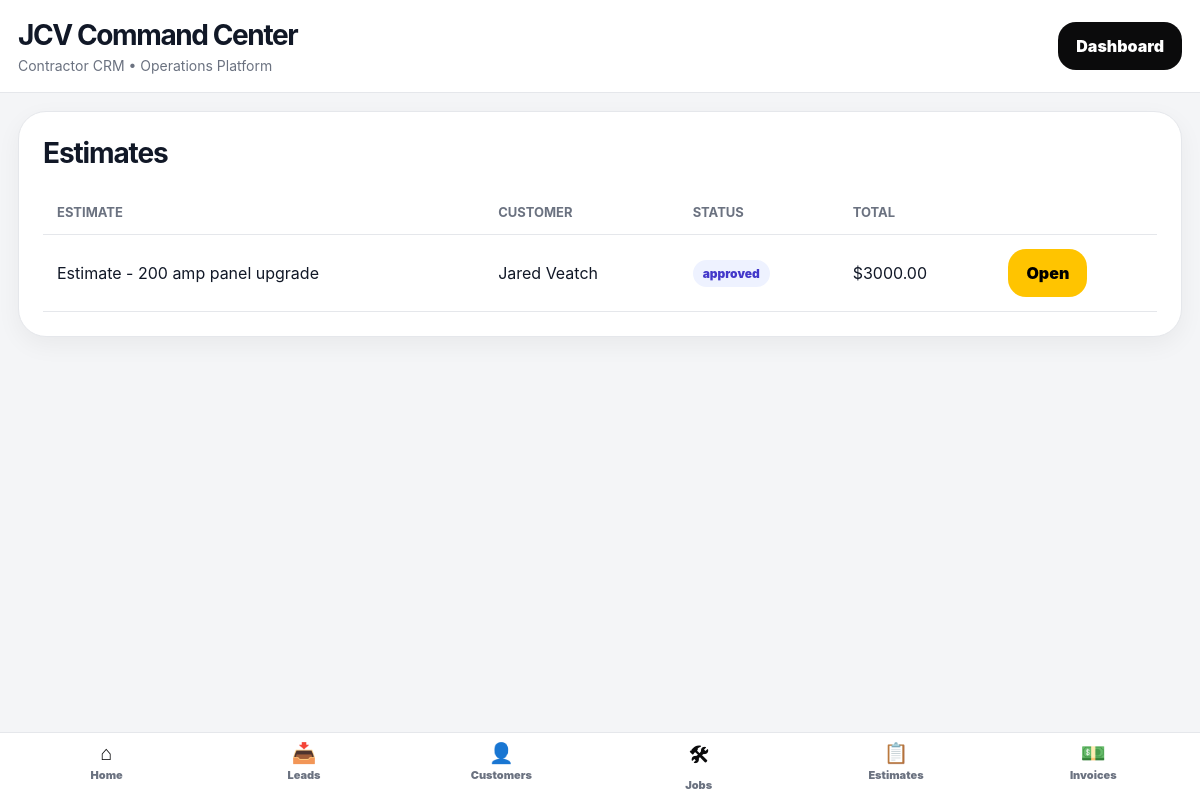
The app's page /estimates/ (signed in) with its own data.
### core/models.py (models this page shows, shortened)
class Estimate(models.Model):
    STATUS_CHOICES = [
        ("draft", "Draft"),
        ("sent", "Sent"),
        ("approved", "Approved"),
        ("rejected", "Rejected"),
    ]
    job = models.ForeignKey(
        Job,
        on_delete=models.CASCADE,
        related_name="estimates",
    )
    title = models.CharField(max_length=255)
    status = models.CharField(max_length=50, choices=STATUS_CHOICES, default="draft")
    scope_of_work = models.TextField(blank=True, null=True)
    exclusions = models.TextField(blank=True, null=True)
    terms = models.TextField(blank=True, null=True)
    subtotal = models.DecimalField(max_digits=10, decimal_places=2, default=0)
    tax = models.DecimalField(max_digits=10, decimal_places=2, default=0)
    total = models.DecimalField(max_digits=10, decimal_places=2, default=0)
    customer_signature_name = models.CharField(max_length=255, blank=True, null=True)
    signed_date = models.DateTimeField(blank=True, null=True)
    accepted_terms = models.BooleanField(default=False)
    created_at = models.DateTimeField(auto_now_add=True)

class Job(models.Model):
    STATUS_CHOICES = [
        ("new", "New"),
        ("scheduled", "Scheduled"),
        ("in_progress", "In Progress"),
        ("waiting_parts", "Waiting on Parts"),
        ("completed", "Completed"),
        ("cancelled", "Cancelled"),
    ]
    PRIORITY_CHOICES = [
        ("low", "Low"),
        ("normal", "Normal"),
        ("high", "High"),
        ("urgent", "Urgent"),
    ]
    customer = models.ForeignKey(
        Customer,
        on_delete=models.CASCADE,
        related_name="jobs",
    )
    template = models.ForeignKey(
        ServiceTemplate,
        on_delete=models.SET_NULL,
        blank=True,
        null=True,
        related_name="jobs",
    )
    title = models.CharField(max_length=255)
    status = models.CharField(max_length=50, choices=STATUS_CHOICES, default="new")
    priority = models.CharField(max_length=50, choices=PRIORITY_CHOICES, default="normal")
    assigned_to = models.CharField(max_length=255, blank=True, null=True)
    job_address = models.CharField(max_length=255, blank=True, null=True)
    description = models.TextField(blank=True, null=True)
    site_notes = models.TextField(blank=True, null=True)
    material_notes = models.TextField(blank=True, null=True)
    estimated_total_price = models.DecimalField(max_digits=10, decimal_places=2, default=0)
    scheduled_date = models.DateTimeField(blank=True, null=True)
    completed_at = models.DateTimeField(blank=True, null=True)
    created_at = models.DateTimeField(auto_now_add=True)

class Customer(models.Model):
    CUSTOMER_TYPE_CHOICES = [
        ("residential", "Residential"),
        ("commercial", "Commercial"),
        ("industrial", "Industrial"),
    ]
    STATUS_CHOICES = [
        ("active", "Active"),
        ("inactive", "Inactive"),
        ("lead", "Lead"),
    ]
    name = models.CharField(max_length=255)
    company_name = models.CharField(max_length=255, blank=True, null=True)
    phone = models.CharField(max_length=50, blank=True, null=True)
    email = models.EmailField(blank=True, null=True)
    customer_type = models.CharField(
        max_length=50,
        choices=CUSTOMER_TYPE_CHOICES,
        default="residential",
    )
    status = models.CharField(max_length=50, choices=STATUS_CHOICES, default="active")
    address = models.CharField(max_length=255, blank=True, null=True)
    city = models.CharField(max_length=100, blank=True, null=True)
    notes = models.TextField(blank=True, null=True)
    created_at = models.DateTimeField(auto_now_add=True)

### core/views.py (the view)
@staff_member_required
def estimates(request):
    estimates = Estimate.objects.all().order_by(
        "-created_at"
    )
    return render(
        request,
        "estimates.html",
        {
            "estimates": estimates
        }
    )

### core/templates/estimates.html
{% extends "base.html" %}
{% block content %}
<div class="card">
    <h1 class="section-title">
        Estimates
    </h1>
    <table>
        <thead>
            <tr>
                <th>Estimate</th>
                <th>Customer</th>
                <th>Status</th>
                <th>Total</th>
                <th></th>
            </tr>
        </thead>
        <tbody>
        {% for estimate in estimates %}
            <tr>
                <td>
                    {{ estimate.title }}
                </td>
                <td>
                    {{ estimate.job.customer.name }}
                </td>
                <td>
                    <span class="badge">
                        {{ estimate.status }}
                    </span>
                </td>
                <td>
                    ${{ estimate.total }}
                </td>
                <td>
                    <a class="btn btn-gold"
                       href="/estimates/{{ estimate.id }}/">
                        Open
                    </a>
                </td>
            </tr>
        {% empty %}
            <tr>
                <td colspan="5">
                    No estimates found.
                </td>
            </tr>
        {% endfor %}
        </tbody>
    </table>
</div>
{% endblock %}

### core/templates/base.html (style rules this page uses)
:root { --bg: #f4f5f7; --card: #ffffff; --black: #0b0b0c; --gold: #ffc400; --text: #111827; --muted: #6b7280; --border: #e5e7eb; --green: #16a34a; --blue: #2563eb; --red: #dc2626; }
* { box-sizing: border-box; }
body { margin: 0; background: var(--bg); font-family: Inter, SF Pro Display, -apple-system, BlinkMacSystemFont, sans-serif; color: var(--text); }
.card { background: white; border: 1px solid var(--border); border-radius: 28px; padding: 24px; margin-bottom: 20px; box-shadow: 0 8px 24px rgba(0,0,0,.05); }
.section-title { margin: 0 0 20px; font-size: 28px; letter-spacing: -.04em; }
.btn { display: inline-flex; align-items: center; justify-content: center; background: var(--black); color: white; text-decoration: none; border: none; padding: 14px 18px; border-radius: 18px; font-weight: 900; cursor: pointer; }
.btn-gold { background: var(--gold); color: black; }
table { width: 100%; border-collapse: collapse; }
th, td { padding: 14px; border-bottom: 1px solid var(--border); text-align: left; }
th { color: var(--muted); font-size: 13px; text-transform: uppercase; }
.badge { display: inline-block; padding: 6px 10px; border-radius: 999px; font-size: 12px; font-weight: 900; background: #eef2ff; color: #4338ca; }

### records on screen
Estimate: title "Estimate - 200 amp panel upgrade", job.customer.name "Jared Veatch", status "approved", total "3000.00"
